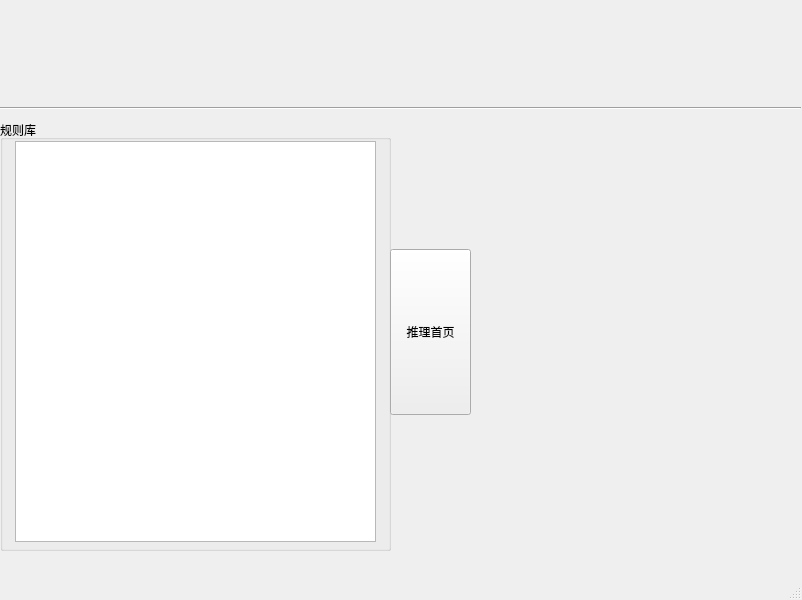
<?xml version="1.0" encoding="UTF-8"?>
<ui version="4.0">
 <class>MainWindow</class>
 <widget class="QMainWindow" name="MainWindow">
  <property name="enabled">
   <bool>true</bool>
  </property>
  <property name="geometry">
   <rect>
    <x>0</x>
    <y>0</y>
    <width>802</width>
    <height>600</height>
   </rect>
  </property>
  <property name="windowTitle">
   <string>MainWindow</string>
  </property>
  <widget class="QWidget" name="centralwidget">
   <widget class="QWidget" name="formLayoutWidget">
    <property name="geometry">
     <rect>
      <x>0</x>
      <y>0</y>
      <width>801</width>
      <height>81</height>
     </rect>
    </property>
    <layout class="QFormLayout" name="formLayout"/>
   </widget>
   <widget class="Line" name="line">
    <property name="geometry">
     <rect>
      <x>0</x>
      <y>100</y>
      <width>801</width>
      <height>16</height>
     </rect>
    </property>
    <property name="orientation">
     <enum>Qt::Horizontal</enum>
    </property>
   </widget>
   <widget class="QWidget" name="horizontalLayoutWidget">
    <property name="geometry">
     <rect>
      <x>0</x>
      <y>120</y>
      <width>391</width>
      <height>431</height>
     </rect>
    </property>
    <layout class="QHBoxLayout" name="horizontalLayout">
     <item>
      <widget class="QGroupBox" name="groupBox">
       <property name="title">
        <string>规则库</string>
       </property>
       <widget class="QListView" name="listView">
        <property name="geometry">
         <rect>
          <x>15</x>
          <y>21</y>
          <width>361</width>
          <height>401</height>
         </rect>
        </property>
       </widget>
      </widget>
     </item>
    </layout>
   </widget>
   <widget class="QWidget" name="verticalLayoutWidget">
    <property name="geometry">
     <rect>
      <x>470</x>
      <y>120</y>
      <width>331</width>
      <height>431</height>
     </rect>
    </property>
    <layout class="QVBoxLayout" name="verticalLayout"/>
   </widget>
   <widget class="QWidget" name="verticalLayoutWidget_2">
    <property name="geometry">
     <rect>
      <x>390</x>
      <y>120</y>
      <width>81</width>
      <height>431</height>
     </rect>
    </property>
    <layout class="QVBoxLayout" name="verticalLayout_2">
     <item>
      <spacer name="verticalSpacer">
       <property name="orientation">
        <enum>Qt::Vertical</enum>
       </property>
       <property name="sizeType">
        <enum>QSizePolicy::Fixed</enum>
       </property>
       <property name="sizeHint" stdset="0">
        <size>
         <width>20</width>
         <height>14</height>
        </size>
       </property>
      </spacer>
     </item>
     <item>
      <widget class="QPushButton" name="pushButton">
       <property name="enabled">
        <bool>true</bool>
       </property>
       <property name="sizePolicy">
        <sizepolicy hsizetype="MinimumExpanding" vsizetype="Expanding">
         <horstretch>0</horstretch>
         <verstretch>3</verstretch>
        </sizepolicy>
       </property>
       <property name="maximumSize">
        <size>
         <width>166</width>
         <height>166</height>
        </size>
       </property>
       <property name="layoutDirection">
        <enum>Qt::LeftToRight</enum>
       </property>
       <property name="text">
        <string>推理首页</string>
       </property>
       <property name="autoDefault">
        <bool>false</bool>
       </property>
      </widget>
     </item>
     <item>
      <spacer name="horizontalSpacer">
       <property name="orientation">
        <enum>Qt::Horizontal</enum>
       </property>
       <property name="sizeHint" stdset="0">
        <size>
         <width>40</width>
         <height>20</height>
        </size>
       </property>
      </spacer>
     </item>
    </layout>
   </widget>
  </widget>
  <widget class="QMenuBar" name="menubar">
   <property name="geometry">
    <rect>
     <x>0</x>
     <y>0</y>
     <width>802</width>
     <height>23</height>
    </rect>
   </property>
  </widget>
  <widget class="QStatusBar" name="statusbar"/>
 </widget>
 <resources/>
 <connections/>
</ui>
